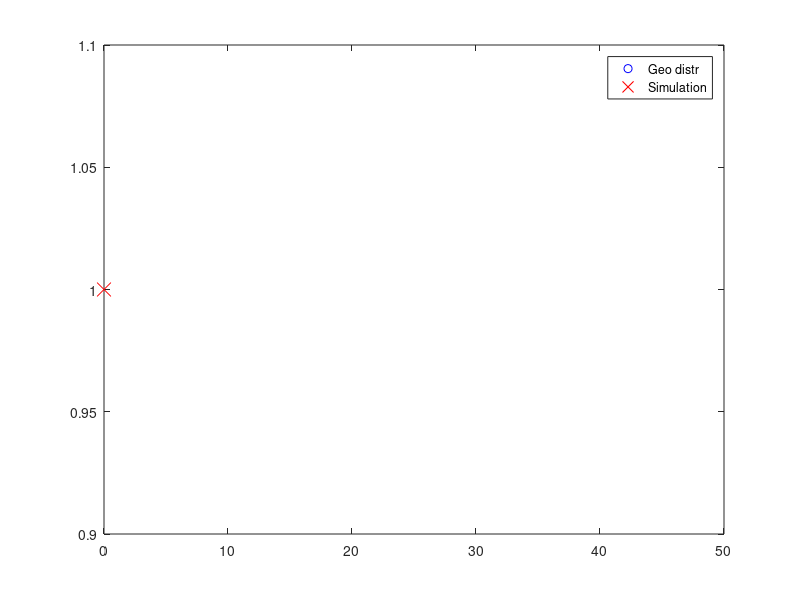

Write MATLAB code to recreate this figure.
clear ALL
p=input('Probability of success= ');
X=0;
while(rand >= p)
    X=X+1;
end
clear X;
N=input('Number of simulations= ');
for i=1:N
    X(i)=0;
    while(rand>=p)
        X(i)=X(i)+1;
    end
end

U_X = unique(X);
n_X=hist(X, length(U_X));
relative_freq=n_X/N;
k=0:50;
pk=geopdf(k,p);
clf
plot(k,pk,'bo',U_X,relative_freq,'rx', 'MarkerSize', 10)
legend('Geo distr','Simulation')
